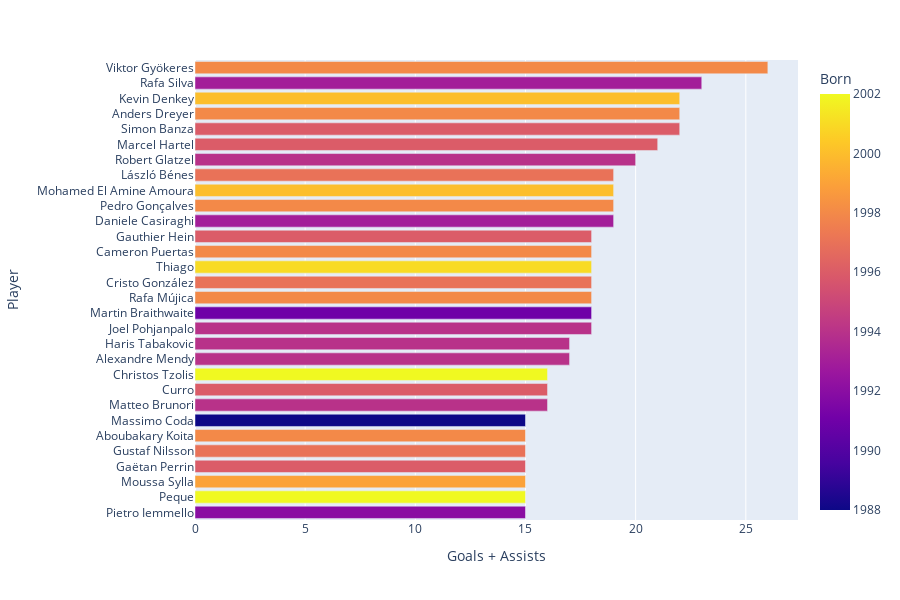

Notebook source saved alongside this figure:
### Code cell
top_goals_assists= striker_dataframe.nlargest(30, 'Goals + Assists')
top_goals_assists = top_goals_assists.sort_values('Goals + Assists', ascending=True)
px.bar(top_goals_assists, x='Goals + Assists', y='Player', hover_data=['Player'], orientation='h', height=600, color='Born')

### Figure 1 — Plotly figure (JSON) as saved in the notebook; plotly's stock layout.template omitted (floating-point values rounded to 4 significant figures)
{"data": [{"alignmentgroup": "True", "hovertemplate": "Goals + Assists=%{x}<br>Player=%{y}<br>Born=%{marker.color}<extra></extra>", "legendgroup": "", "marker": {"color": [1992, 2002, 1999, 1996, 1997, 1998, 1988, 1994, 1996, 2002, 1994, 1994, 1994, 1991, 1998, 1997, 2001, 1998, 1996, 1993, 1998, 2000, 1997, 1994, 1996, 1996, 1998, 2000, 1993, 1998], "coloraxis": "coloraxis", "pattern": {"shape": ""}}, "name": "", "offsetgroup": "", "orientation": "h", "showlegend": false, "textposition": "auto", "type": "bar", "x": [15, 15, 15, 15, 15, 15, 15, 16, 16, 16, 17, 17, 18, 18, 18, 18, 18, 18, 18, 19, 19, 19, 19, 20, 21, 22, 22, 22, 23, 26], "xaxis": "x", "y": ["Pietro Iemmello", "Peque", "Moussa Sylla", "Gaëtan Perrin", "Gustaf Nilsson", "Aboubakary Koita", "Massimo Coda", "Matteo Brunori", "Curro", "Christos Tzolis", "Alexandre Mendy", "Haris Tabakovic", "Joel Pohjanpalo", "Martin Braithwaite", "Rafa Mújica", "Cristo González", "Thiago", "Cameron Puertas", "Gauthier Hein", "Daniele Casiraghi", "Pedro Gonçalves", "Mohamed El Amine Amoura", "László Bénes", "Robert Glatzel", "Marcel Hartel", "Simon Banza", "Anders Dreyer", "Kevin Denkey", "Rafa Silva", "Viktor Gyökeres"], "yaxis": "y"}], "layout": {"barmode": "relative", "coloraxis": {"colorbar": {"title": {"text": "Born"}}, "colorscale": [[0, "#0d0887"], [0.1111, "#46039f"], [0.2222, "#7201a8"], [0.3333, "#9c179e"], [0.4444, "#bd3786"], [0.5556, "#d8576b"], [0.6667, "#ed7953"], [0.7778, "#fb9f3a"], [0.8889, "#fdca26"], [1, "#f0f921"]]}, "height": 600, "legend": {"tracegroupgap": 0}, "margin": {"t": 60}, "xaxis": {"anchor": "y", "domain": [0, 1], "title": {"text": "Goals + Assists"}}, "yaxis": {"anchor": "x", "domain": [0, 1], "title": {"text": "Player"}}}}
